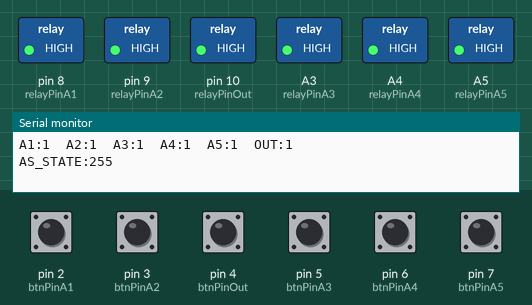
Bench run of a sketch on a simulated Arduino Uno, built with avr-gcc and run on an emulated ATmega328P. Shown: switched loads named in the sketch (green lamp = pin HIGH), the last lines printed to the serial monitor. Inputs (shaded band) come from the test bench; at power-on: pin 2 (btnPinA1), pin 3 (btnPinA2), pin 4 (btnPinOut), pin 5 (btnPinA3), pin 6 (btnPinA4), pin 7 (btnPinA5) HIGH. EEPROM starts erased; pins used as bus, display or sensor lines are not drawn.

Above: at 1.4 s.
1.5 s: pin 4 (btnPinOut) pulled LOW for 0.15 s
At 2.5 s:
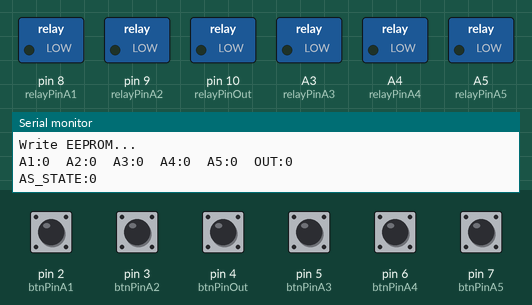
3.4 s: pin 2 (btnPinA1) pulled LOW for 0.15 s
At 4.8 s:
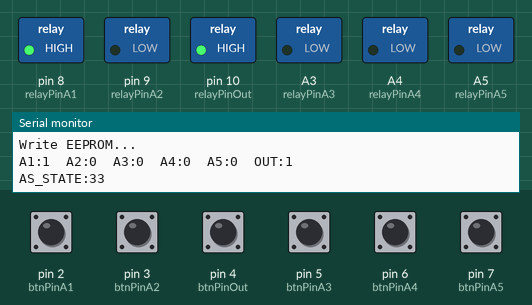
5.3 s: pin 3 (btnPinA2) pulled LOW for 0.15 s
At 6.5 s:
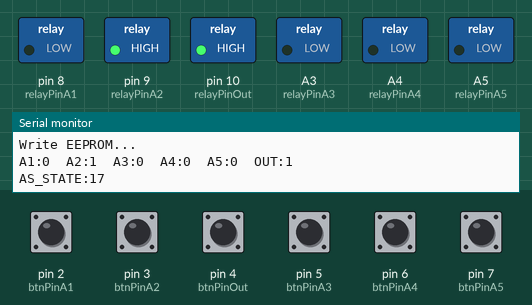
7.2 s: pin 5 (btnPinA3) pulled LOW for 0.15 s
At 8.8 s:
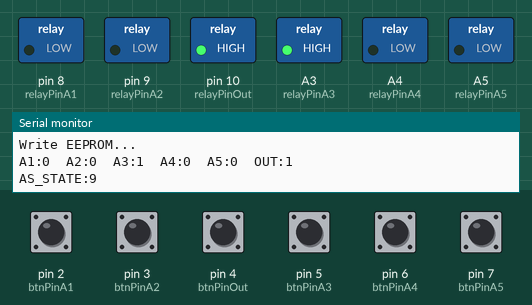
9.1 s: pin 6 (btnPinA4) pulled LOW for 0.15 s
At 10.2 s:
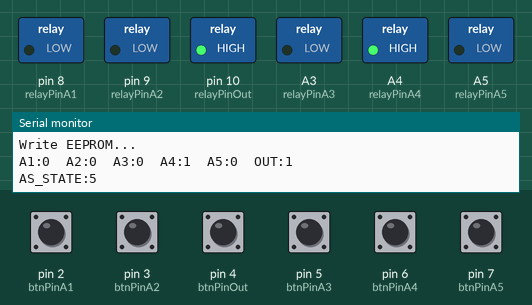
11.0 s: pin 7 (btnPinA5) pulled LOW for 0.15 s
At 12.6 s:
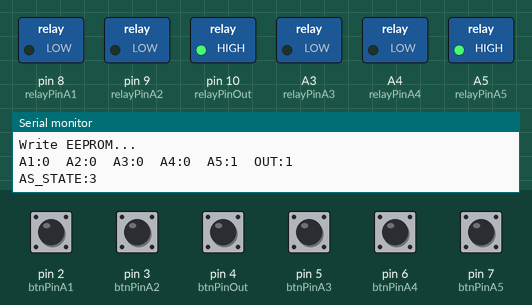
Timing chart, 0 to 13.9 s (numbered marks = the images above; inputs shaded):
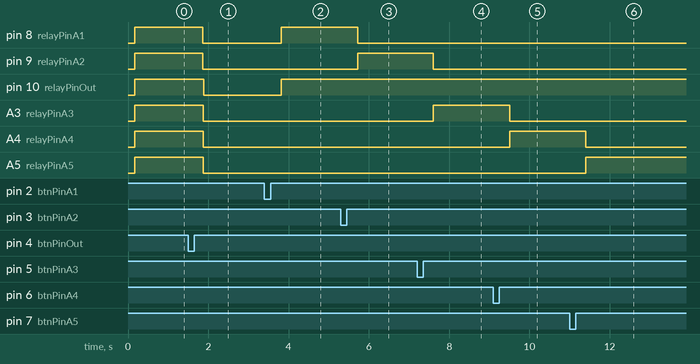

The sketch:

AntennaSwitch_v2.ino
```cpp
/*
 * AntennaSwitch sketch for Arduino by UB3APP
 * version: 2.0
 * 2017-09-19
 *
 * управление реле антенного переключателя
 * скетч читает значение кнопок на пинах 2..7 и в соответствии включает реле на пинах 8..13
 * состояние записывается в EEPROM
 * также вместо кнопок можно использовать COM порт для переключения реле
 */
#include <EEPROM.h>

const int btnPinA1  = 2;                      // пин к которому подключена кнопка входа (антенна 1)
const int btnPinA2  = 3;                      // пин к которому подключена кнопка входа (антенна 2)
const int btnPinA3  = 5;                      // пин к которому подключена кнопка входа (антенна 3)
const int btnPinA4  = 6;                      // пин к которому подключена кнопка входа (антенна 4)
const int btnPinA5  = 7;                      // пин к которому подключена кнопка входа (антенна 5)
const int btnPinOut = 4;                      // пин к которому подключена кнопка выхода (трансивер)

const int relayPinA1  = 8;                    // пин к которому подключено реле антенны 1
const int relayPinA2  = 9;                    // пин к которому подключено реле антенны 2
const int relayPinA3  = A3;                   // пин к которому подключено реле антенны 3
const int relayPinA4  = A4;                   // пин к которому подключено реле антенны 4
const int relayPinA5  = A5;                   // пин к которому подключено реле антенны 5
const int relayPinOut = 10;                   // пин к которому подключено реле выхода (трансивер)

const byte maskA1  = B100000;                 // маска, в каком бите хранится состояние антенны 1
const byte maskA2  = B010000;                 // маска, в каком бите хранится состояние антенны 2
const byte maskA3  = B001000;                 // маска, в каком бите хранится состояние антенны 3
const byte maskA4  = B000100;                 // маска, в каком бите хранится состояние антенны 4
const byte maskA5  = B000010;                 // маска, в каком бите хранится состояние антенны 5
const byte maskOut = B000001;                 // маска, в каком бите хранится состояние выхода

const byte powerPwmPin = 11;                  // пин управления питанием реле через ШИМ

const char magicString[] = "AS_STATE";        // уникальная строка для отображения состояния в serial, GUI будет искать эту строку и значение вместе с ней

const byte rom_address = 0;                   // адрес в EEPROM для записи и чтения состояния
byte rom_value = 0;                           // переменная для чтения состояния из EEPROM

byte state         = B000000;                 // переменная для хранения текущего состояния
byte statePrev     = B000000;                 // переменная для хранения предыдущего состояния
byte stateAntPrev  = B000000;                 // переменная для хранения предыдущего состояния включенного входа антенны, при отключении всех антенн

int incomingByte   = 0;                       // переменная для чтения значения из serial

void setup() {
  Serial.begin(9600);                         // инициализируем serial
  Serial.setTimeout(50);                      // устанавливаем таймаут для того чтобы не ждать долго считывания данных из serial ускоряет управление из GUI
  Serial.println("Antenna Switch by UB3APP initialized...");

  pinMode(btnPinA1,  INPUT);                  // пины кнопок в режим INPUT
  pinMode(btnPinA2,  INPUT);
  pinMode(btnPinA3,  INPUT);
  pinMode(btnPinA4,  INPUT);
  pinMode(btnPinA5,  INPUT);
  pinMode(btnPinOut, INPUT);

  digitalWrite(btnPinA1,  HIGH);              // пины кнопок pullup
  digitalWrite(btnPinA2,  HIGH);
  digitalWrite(btnPinA3,  HIGH);
  digitalWrite(btnPinA4,  HIGH);
  digitalWrite(btnPinA5,  HIGH);
  digitalWrite(btnPinOut, HIGH);

  pinMode(relayPinA1,  OUTPUT);               // пины реле в режим OUTPUT
  pinMode(relayPinA2,  OUTPUT);
  pinMode(relayPinA3,  OUTPUT);
  pinMode(relayPinA4,  OUTPUT);
  pinMode(relayPinA5,  OUTPUT);
  pinMode(relayPinOut, OUTPUT);

  pinMode(powerPwmPin, OUTPUT);               // пин ШИМ в режим OUTPUT

  relayOff();                                 // выключаем все реле

  Serial.print("Read EEPROM...");
  rom_value = EEPROM.read(rom_address);       // читаем значение состояния из EEPROM

  if (                                        // проверяем, что значение из EEPROM соответствует одной из масок
    (rom_value == maskA1 | maskOut) ||
    (rom_value == maskA2 | maskOut) ||
    (rom_value == maskA3 | maskOut) ||
    (rom_value == maskA4 | maskOut) ||
    (rom_value == maskA5 | maskOut) ||
    (rom_value == 0)
    ) {
    state = rom_value;                        // записываем в state значение из EEPROM
    Serial.print("\tEEPROM value:");
    Serial.println(rom_value, DEC);
    antSwitch();                              // запускаем функцию переключения антенн
  } else {                                    // если значение в EEPROM не соответствует ни одной маске
    Serial.print("\tEEPROM value wrong!");
    Serial.print("\tEEPROM value:");
    Serial.println(rom_value, DEC);
    printMagicString(state);                  // выводим текущее состояние
  }
}

void printMagicString(int _state) {           // функция вывода строки состояния для GUI
  Serial.print(magicString);                  // выводим специально сформированную строку с текущим состоянием для GUI
  Serial.print(":");                          // пример вывода данной функции AS_STATE:17
  Serial.println(_state, DEC);                // GUI будет парсить эту строку читая serial
}

void relaySwitch() {                          // функция переключает реле в зависимости от значения state
  if ( state > 0 ) {                          // если хоть одно реле надо включить то
    analogWrite(powerPwmPin, 255);            // поднимаем напряжение до напряжения срабатывания реле
    delay(50);
  }

  Serial.print("A1:");
  if ( state & maskA1 ) {                     // если в state есть первого входа
    digitalWrite(relayPinA1, HIGH);           // то включаем его
    Serial.print(1);
  } else {                                    // иначе
    digitalWrite(relayPinA1, LOW);            // выключаем
    Serial.print(0);
  }

  Serial.print("\tA2:");                      // повторяем для остальных входов
  if ( state & maskA2 ) {
    digitalWrite(relayPinA2, HIGH);
    Serial.print(1);
  } else {
    digitalWrite(relayPinA2, LOW);
    Serial.print(0);
  }

  Serial.print("\tA3:");                      // повторяем для остальных входов
  if ( state & maskA3 ) {
    digitalWrite(relayPinA3, HIGH);
    Serial.print(1);
  } else {
    digitalWrite(relayPinA3, LOW);
    Serial.print(0);
  }

  Serial.print("\tA4:");                      // повторяем для остальных входов
  if ( state & maskA4 ) {
    digitalWrite(relayPinA4, HIGH);
    Serial.print(1);
  } else {
    digitalWrite(relayPinA4, LOW);
    Serial.print(0);
  }

  Serial.print("\tA5:");                      // повторяем для остальных входов
  if ( state & maskA5 ) {
    digitalWrite(relayPinA5, HIGH);
    Serial.print(1);
  } else {
    digitalWrite(relayPinA5, LOW);
    Serial.print(0);
  }

  Serial.print("\tOUT:");
  if ( state & maskOut ) {                    // и такой же алгоритм для выхода
    digitalWrite(relayPinOut, HIGH);
    Serial.print(1);
  } else {
    digitalWrite(relayPinOut, LOW);
    Serial.print(0);
  }
  Serial.println("");

  delay(100);
  analogWrite(powerPwmPin, 40);               // после того как реле сработало, опускаем напряжение, чуть выше чем напряжение отпускания
}

void relayOff() {                             // функция выключает все реле
  digitalWrite(relayPinA1, LOW);
  digitalWrite(relayPinA2, LOW);
  digitalWrite(relayPinA3, LOW);
  digitalWrite(relayPinA4, LOW);
  digitalWrite(relayPinA5, LOW);
  digitalWrite(relayPinOut, LOW);
}

void antSwitch() {
  if ( state == statePrev ) return;           // выходим если изменений не произошло

  byte stateChg = state ^ statePrev;          // сравниваем текущий статус с предыдущим через XOR (определим какой поменялся бит)
  byte stateOut = bitRead(state, 0);          // считаем состояние выхода (младший бит)

  Serial.print("State: ");
  Serial.print(state, BIN);
  Serial.print("\tPrevState: ");
  Serial.print(statePrev, BIN);
  Serial.print("\tStateChg: ");
  Serial.print(stateChg, BIN);
  Serial.print("\tStateOut: ");
  Serial.print(stateOut, BIN);

  if ( stateChg == maskOut ) {                // если измененный бит это бит выхода (младший бит)
    if (stateOut == 0) {                      // если выход выключили (перевели на эквивалент нагрузки)
      stateAntPrev = ~maskOut & state;        // то запоминаем какая антенна была включена (отрицание маски выхода B000001 вернет B111110, а в state есть состояние включенной антенны)
      state = 0;                              // и выключаем все антенны (переключаем на землю)
    } else {                                  // если выход включили (сняли с эквивалента и подключили к антенне)
      state = stateAntPrev | maskOut;         // то берем запомненное значение включенной антенны и включаем выход
      if (stateAntPrev == 0) {                // но если нет предыдущего состояния включенной антенны
        state = 0;                            // то не выходим из режима эквивалента нагрузки
      }
    }
  } else {                                    // если измененный бит это биты входов (любой бит кроме младшего)
    state = stateChg | maskOut;               // то в переменной stateChg установлен бит включаемого входа, и маска выхода через оператор OR включают необходимую антенну и выход
  }

  Serial.print("\tStateAntPrev: ");
  Serial.print(stateAntPrev, BIN);
  Serial.print("\tStateModified: ");
  Serial.println(state, BIN);

  if ( rom_value != state ) {                 // если считаное значение из EEPROM отличается от текущего запишем его в EEPROM
    Serial.println("Write EEPROM...");
    EEPROM.write(rom_address, state);         // сохраняем значение состояния в EEPROM
    rom_value = state;                        // и запишем в rom_value текущее состояние
  }

  relaySwitch();                              // переключаем реле в соответствии со state

  printMagicString(state);                    // записываем в serial значение текущего состояния для GUI

  statePrev = state;                          // записываем текущее состояние в предыдущее
}

void btnDelay() {                             // задержка от дребезга кнопок
  delay(300);
}

void loop() {
  if ( digitalRead(btnPinA1) == LOW ) {      // считываем значение кнопки 1
    state = state | maskA1;                   // повторное нажатие на кнопку входа ни к чему не приводит, используем ИЛИ
    btnDelay();                               // задержка для предотвращения дребезга
  }
  if ( digitalRead(btnPinA2) == LOW ) {      // считываем значение кнопки 2
    state = state | maskA2;                   // повторное нажатие на кнопку входа ни к чему не приводит, используем ИЛИ
    btnDelay();                               // задержка для предотвращения дребезга
  }
  if ( digitalRead(btnPinA3) == LOW ) {      // считываем значение кнопки 3
    state = state | maskA3;                   // повторное нажатие на кнопку входа ни к чему не приводит, используем ИЛИ
    btnDelay();                               // задержка для предотвращения дребезга
  }
  if ( digitalRead(btnPinA4) == LOW ) {      // считываем значение кнопки 4
    state = state | maskA4;                   // повторное нажатие на кнопку входа ни к чему не приводит, используем ИЛИ
    btnDelay();                               // задержка для предотвращения дребезга
  }
  if ( digitalRead(btnPinA5) == LOW ) {      // считываем значение кнопки 5
    state = state | maskA5;                   // повторное нажатие на кнопку входа ни к чему не приводит, используем ИЛИ
    btnDelay();                               // задержка для предотвращения дребезга
  }
  if ( digitalRead(btnPinOut) == LOW ) {     // считываем значение кнопки выхода
    state = state ^ maskOut;                  // повторное нажатие на кнопку выхода переключает его состояние: антенна или эквивалент (используем исключающие ИЛИ)
    btnDelay();                               // задержка для предотвращения дребезга
  }

  if (Serial.available() > 0) {               // читаем serial, возможно управление через GUI
    incomingByte = Serial.parseInt();         // читаем значение state из serial
    Serial.print("Received from serial: ");   // и выводим это значение
    Serial.print(incomingByte, DEC);
    Serial.print("\t(0x");
    Serial.print(incomingByte, BIN);
    Serial.println(")");
    if (                                      // проверим, что значение state которое, пришло из serial соответствует одной из маски входов
      incomingByte == maskA1 ||               // переключать состояние входа из serial / GUI нельзя
      incomingByte == maskA2 ||
      incomingByte == maskA3 ||
      incomingByte == maskA4 ||
      incomingByte == maskA5
      ) {
        state = state | incomingByte;         // установим значение state значением из serial
      } else {
        printMagicString(state);              // если значение из serial не соответствует маске, просто выводим текущее состояние
      }
  }

  antSwitch();                                // запускаем функцию переключения антенн
  delay(10);
}
```

Measured:
- after the input at 1.5 s, pin 8 (relayPinA1), pin 9 (relayPinA2): HIGH → LOW after 0.36 s; pin 10 (relayPinOut): HIGH → LOW after 0.39 s; A3 (relayPinA3), A4 (relayPinA4): HIGH → LOW after 0.37 s; A5 (relayPinA5): HIGH → LOW after 0.38 s
- after the input at 3.4 s, pin 8 (relayPinA1), pin 10 (relayPinOut): LOW → HIGH after 0.41 s
- after the input at 5.3 s, pin 8 (relayPinA1): HIGH → LOW after 0.42 s; pin 9 (relayPinA2): LOW → HIGH after 0.42 s
- after the input at 7.2 s, pin 9 (relayPinA2): HIGH → LOW after 0.41 s; A3 (relayPinA3): LOW → HIGH after 0.41 s
- after the input at 9.1 s, A3 (relayPinA3): HIGH → LOW after 0.41 s; A4 (relayPinA4): LOW → HIGH after 0.41 s
- after the input at 11.0 s, A4 (relayPinA4): HIGH → LOW after 0.40 s; A5 (relayPinA5): LOW → HIGH after 0.40 s
